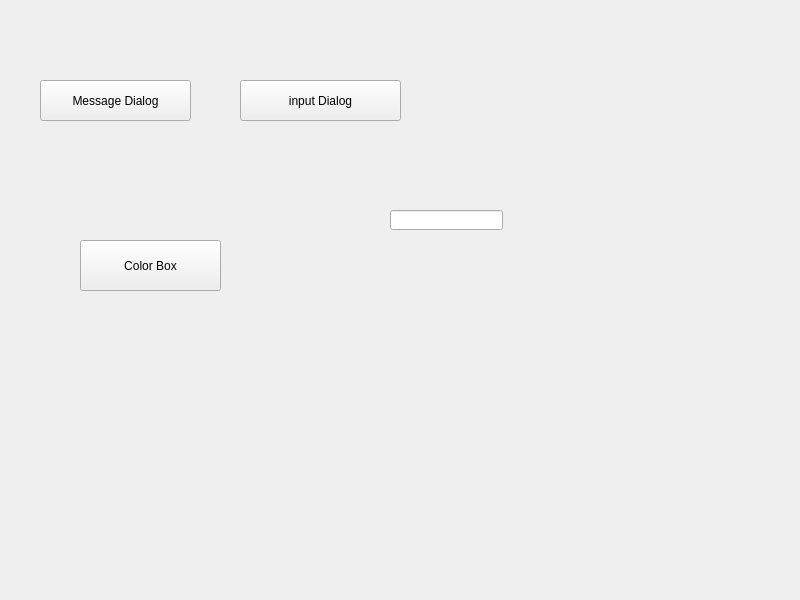
<?xml version="1.0" encoding="UTF-8"?>
<ui version="4.0">
 <class>DialogLearn</class>
 <widget class="QWidget" name="DialogLearn">
  <property name="geometry">
   <rect>
    <x>0</x>
    <y>0</y>
    <width>800</width>
    <height>600</height>
   </rect>
  </property>
  <property name="windowTitle">
   <string>DialogLearn</string>
  </property>
  <widget class="QPushButton" name="btn_msg">
   <property name="geometry">
    <rect>
     <x>40</x>
     <y>80</y>
     <width>151</width>
     <height>41</height>
    </rect>
   </property>
   <property name="text">
    <string>Message Dialog</string>
   </property>
  </widget>
  <widget class="QPushButton" name="btn_ColorBox">
   <property name="geometry">
    <rect>
     <x>80</x>
     <y>240</y>
     <width>141</width>
     <height>51</height>
    </rect>
   </property>
   <property name="text">
    <string>Color Box</string>
   </property>
  </widget>
  <widget class="QLineEdit" name="lineEdit">
   <property name="geometry">
    <rect>
     <x>390</x>
     <y>210</y>
     <width>113</width>
     <height>20</height>
    </rect>
   </property>
  </widget>
  <widget class="QPushButton" name="pushButton">
   <property name="geometry">
    <rect>
     <x>240</x>
     <y>80</y>
     <width>161</width>
     <height>41</height>
    </rect>
   </property>
   <property name="text">
    <string>input Dialog</string>
   </property>
  </widget>
 </widget>
 <resources/>
 <connections/>
</ui>
